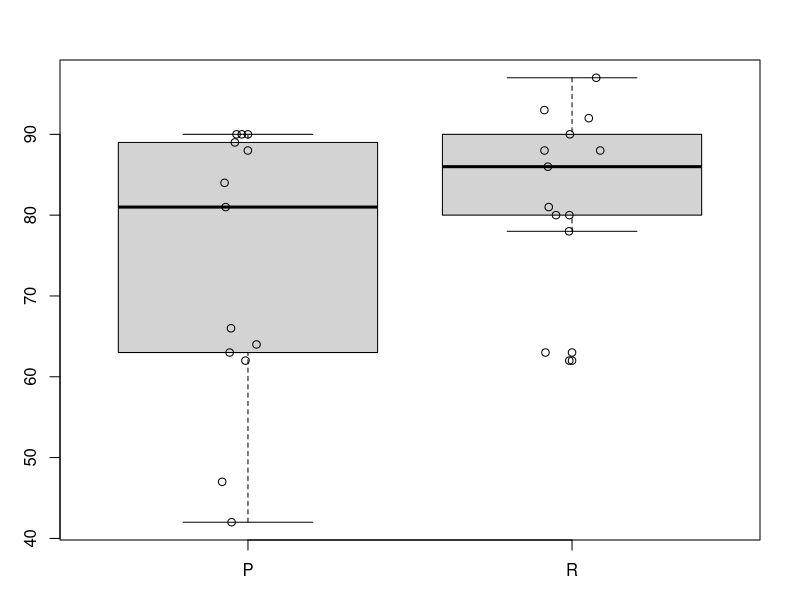
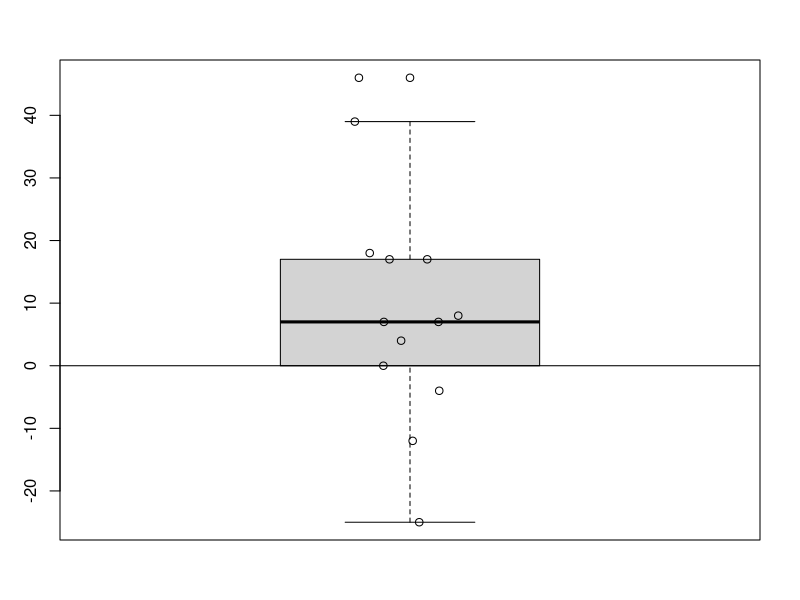

Here is the R script that generated these plots, in order:
# By computation
comp_P = data.frame(v=c(84,64,90,90,90,62,47,66,81,88,63,89,42),n='P')
comp_R = data.frame(v=c(92,81,90,78,97,80,86,62,88,63,80,93,88),n='R')
comp = rbind(comp_P,comp_R)

# By pathology

plot.new()
par(mfrow=c(1,1))
par(oma=c(1,1,1,1))
par(mar=c(2,2,2,1))  

boxplot(comp$v ~ comp$n)
stripchart(comp$v ~ comp$n,vertical=T, add=T, method='jitter', pch=1)

comp_diff = comp_R$v - comp_P$v
boxplot(comp_diff)
stripchart(comp_diff,vertical=T, add=T, method='jitter', pch=1)
abline(h=0)